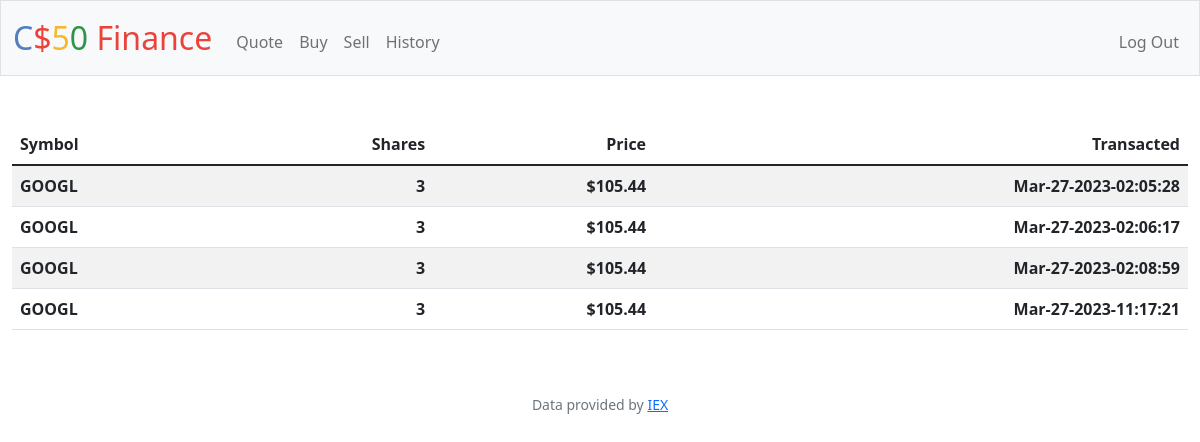
Page /history (signed in) on the committed database.
### tables this page shows
CREATE TABLE purchases (user_id INTEGER NOT NULL, price INT NOT NULL, symbol TEXT NOT NULL, time_transacted TEXT NOT NULL, num_shares INTEGER NOT NULL DEFAULT 0, FOREIGN KEY (user_id) REFERENCES users(id));

### app.py (the view)
@app.route("/history")
@login_required
def history():
    current_user_id = session["user_id"]
    sales_list = db.execute("SELECT * FROM sales WHERE user_id = ?", current_user_id)
    purchase_list = db.execute("SELECT * FROM purchases WHERE user_id = ?", current_user_id)
    sales_purchase_list = purchase_list + sales_list
    return render_template("history.html", sales_purchase_list=sales_purchase_list)

### app.py (called while the page is built)
@app.after_request
def after_request(response):
    response.headers["Cache-Control"] = "no-cache, no-store, must-revalidate"
    response.headers["Expires"] = 0
    response.headers["Pragma"] = "no-cache"
    return response

### helpers.py (called while the page is built)
def login_required(f):
    @wraps(f)
    def decorated_function(*args, **kwargs):
        if session.get("user_id") is None:
            return redirect("/login")
        return f(*args, **kwargs)
    return decorated_function

def usd(value):
    return f"${value:,.2f}"

### templates/history.html (shortened to what this page needs)
{% extends "layout.html" %}
{% block main %}
<table action="/history" class="table table-striped">
    <thead>
        <th class="text-start">Symbol</th>
        <th class="text-end">Shares</th>
        <th class="text-end">Price</th>
        <th class="text-end">Transacted</th>
    </thead>
    <tbody>
        {% for i in range(sales_purchase_list | length) %}
        <tr>
            <th class="text-start">{{ sales_purchase_list[i]["symbol"] }}</th>
            <th class="text-end">{{ sales_purchase_list[i]["num_shares"] }}</th>
            <th class="text-end">{{ sales_purchase_list[i]["price"] | usd }}</th>
            <th class="text-end">{{ sales_purchase_list[i]["time_transacted"] }}</th>
        </tr>
        {% endfor %}
    </tbody>
</table>
{% endblock %}

### rows in the picture
purchases: symbol "GOOGL", num_shares "3", price "$105.44", time_transacted "Mar-27-2023-02:05:28"
purchases: symbol "GOOGL", num_shares "3", price "$105.44", time_transacted "Mar-27-2023-02:06:17"
purchases: symbol "GOOGL", num_shares "3", price "$105.44", time_transacted "Mar-27-2023-02:08:59"
purchases: symbol "GOOGL", num_shares "3", price "$105.44", time_transacted "Mar-27-2023-11:17:21"
